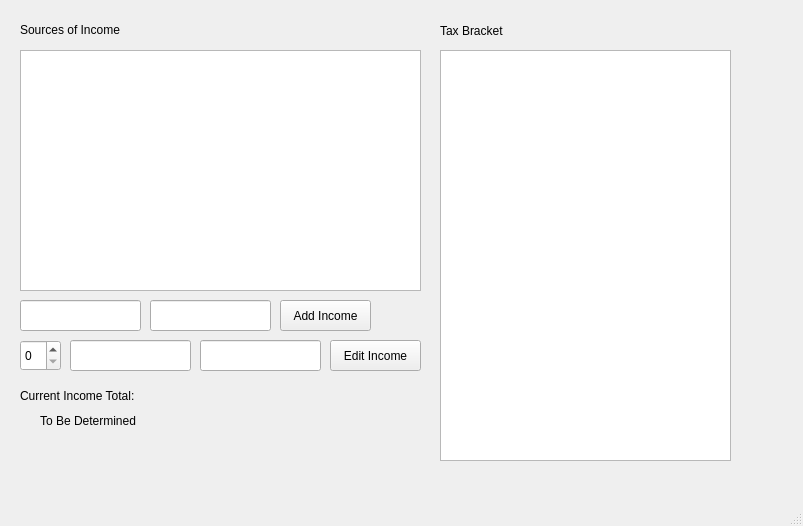
<?xml version="1.0" encoding="UTF-8"?>
<ui version="4.0">
 <class>IncomeEditWindow</class>
 <widget class="QMainWindow" name="IncomeEditWindow">
  <property name="geometry">
   <rect>
    <x>0</x>
    <y>0</y>
    <width>803</width>
    <height>526</height>
   </rect>
  </property>
  <property name="windowTitle">
   <string>MainWindow</string>
  </property>
  <widget class="QWidget" name="centralwidget">
   <widget class="QTableWidget" name="incomeTable">
    <property name="geometry">
     <rect>
      <x>20</x>
      <y>50</y>
      <width>401</width>
      <height>241</height>
     </rect>
    </property>
    <property name="rowCount">
     <number>0</number>
    </property>
    <property name="columnCount">
     <number>0</number>
    </property>
   </widget>
   <widget class="QLabel" name="label">
    <property name="geometry">
     <rect>
      <x>440</x>
      <y>20</y>
      <width>81</width>
      <height>21</height>
     </rect>
    </property>
    <property name="text">
     <string>Tax Bracket</string>
    </property>
   </widget>
   <widget class="QLabel" name="label_5">
    <property name="geometry">
     <rect>
      <x>20</x>
      <y>20</y>
      <width>221</width>
      <height>20</height>
     </rect>
    </property>
    <property name="text">
     <string>Sources of Income</string>
    </property>
   </widget>
   <widget class="QTableWidget" name="taxbrakTable">
    <property name="geometry">
     <rect>
      <x>440</x>
      <y>50</y>
      <width>291</width>
      <height>411</height>
     </rect>
    </property>
    <property name="rowCount">
     <number>0</number>
    </property>
   </widget>
   <widget class="QLineEdit" name="lineEdit">
    <property name="geometry">
     <rect>
      <x>20</x>
      <y>300</y>
      <width>121</width>
      <height>31</height>
     </rect>
    </property>
   </widget>
   <widget class="QLineEdit" name="lineEdit_2">
    <property name="geometry">
     <rect>
      <x>150</x>
      <y>300</y>
      <width>121</width>
      <height>31</height>
     </rect>
    </property>
   </widget>
   <widget class="QPushButton" name="pushButton">
    <property name="geometry">
     <rect>
      <x>280</x>
      <y>300</y>
      <width>91</width>
      <height>31</height>
     </rect>
    </property>
    <property name="text">
     <string>Add Income</string>
    </property>
   </widget>
   <widget class="QSpinBox" name="spinBox">
    <property name="geometry">
     <rect>
      <x>20</x>
      <y>340</y>
      <width>41</width>
      <height>31</height>
     </rect>
    </property>
   </widget>
   <widget class="QLineEdit" name="lineEdit_3">
    <property name="geometry">
     <rect>
      <x>70</x>
      <y>340</y>
      <width>121</width>
      <height>31</height>
     </rect>
    </property>
   </widget>
   <widget class="QLineEdit" name="lineEdit_4">
    <property name="geometry">
     <rect>
      <x>200</x>
      <y>340</y>
      <width>121</width>
      <height>31</height>
     </rect>
    </property>
   </widget>
   <widget class="QPushButton" name="pushButton_2">
    <property name="geometry">
     <rect>
      <x>330</x>
      <y>340</y>
      <width>91</width>
      <height>31</height>
     </rect>
    </property>
    <property name="text">
     <string>Edit Income</string>
    </property>
   </widget>
   <widget class="QLabel" name="totalLabel">
    <property name="geometry">
     <rect>
      <x>20</x>
      <y>380</y>
      <width>151</width>
      <height>31</height>
     </rect>
    </property>
    <property name="text">
     <string>Current Income Total:</string>
    </property>
   </widget>
   <widget class="QLabel" name="fulltotalLabel">
    <property name="geometry">
     <rect>
      <x>40</x>
      <y>410</y>
      <width>151</width>
      <height>21</height>
     </rect>
    </property>
    <property name="text">
     <string>To Be Determined</string>
    </property>
   </widget>
  </widget>
  <widget class="QMenuBar" name="menubar">
   <property name="geometry">
    <rect>
     <x>0</x>
     <y>0</y>
     <width>803</width>
     <height>22</height>
    </rect>
   </property>
  </widget>
  <widget class="QStatusBar" name="statusbar"/>
 </widget>
 <resources/>
 <connections/>
</ui>
